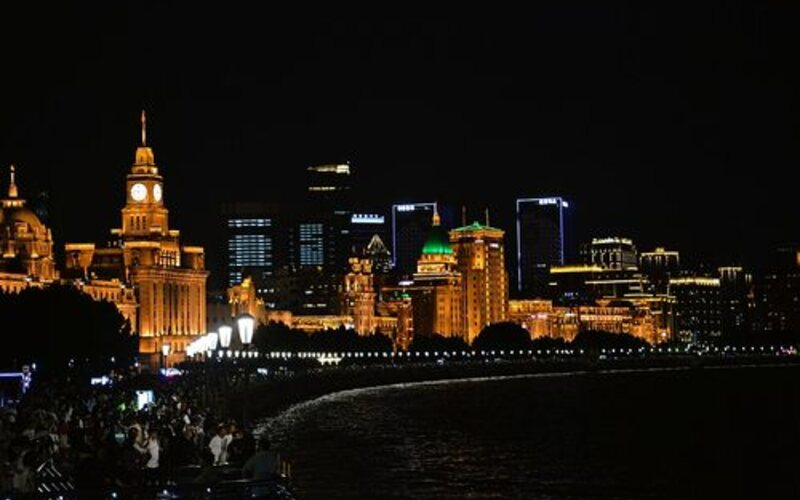
#> input picture travel-planner/native-amap/web/images/city.jpg, 800 x 500 px
$ python -i cv_utils.py   (imports and definitions only)
#> lines starting #> are read from the running program, lines starting #| are printed output that depends on the picture; after the words box and inside, x2 and y2 are one past the last pixel; in counts of white or black regions, pixels touching at a corner belong together
# -*- coding: utf-8 -*-
"""
通用 CV 工具：局部形变 warp、掩码、像素化、mock 卡通化。
所有函数输入/输出均为 RGB uint8 ndarray。
"""
from typing import Optional, Sequence, Tuple

import cv2
import numpy as np

Pt = Tuple[float, float]


# ---------- 形变 ----------
# [91 lines left out: functions local_translation_warp, local_scale_warp, vertical_stretch, skin_mask_ycbcr, polygon_mask, not called in this run]


def soft_blend(base: np.ndarray, top: np.ndarray, mask: np.ndarray) -> np.ndarray:
    m = (mask.astype(np.float32) / 255.0)[..., None]
    return (top.astype(np.float32) * m + base.astype(np.float32) * (1 - m)).clip(0, 255).astype(np.uint8)


# ---------- 像素 & 卡通 ----------
def pixelate(img: np.ndarray, block: int) -> np.ndarray:
    """颗粒度 block（建议 4~48）。area 降采样 + nearest 还原。"""
    if block <= 1:
        return img
    h, w = img.shape[:2]
    small = cv2.resize(img, (max(1, w // block), max(1, h // block)), interpolation=cv2.INTER_AREA)
    return cv2.resize(small, (w, h), interpolation=cv2.INTER_NEAREST)


def posterize(img: np.ndarray, levels: int = 24) -> np.ndarray:
#> called with levels = 12
    levels = max(2, int(levels))
    div = 255.0 / (levels - 1)
    q = (img.astype(np.float32) / div).round() * div
    return np.clip(q, 0, 255).astype(np.uint8)
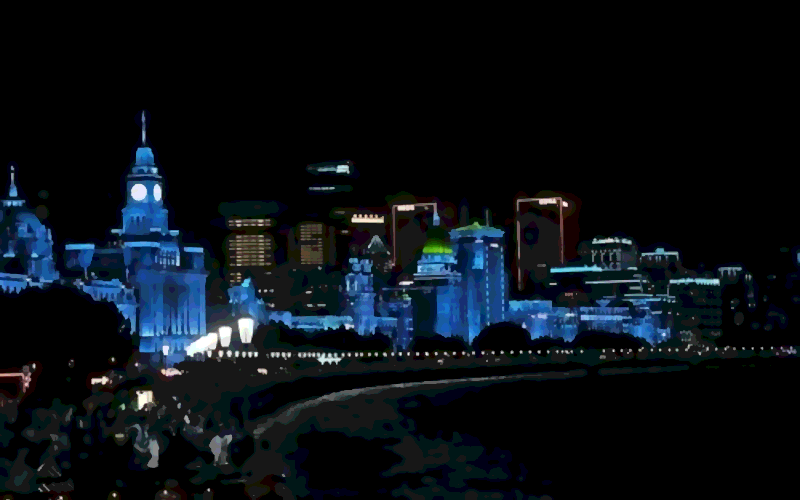
#> returned value: shape (500, 800, 3); mean of channels 0, 1, 2 21.6, 15.8, 9.9; drawn as B, G, R


def cartoon_mock(img: np.ndarray, pixel: int = 8) -> np.ndarray:
    """
    mock 模式降级演示（无 GPU 时用，打通链路）：双边滤波平滑 + 边缘描线 + 降色阶 + 像素块。
    生产请使用 sd / lite 路线（结果带 mode 标记，文档如实标注降级）。
    """
    smooth = cv2.bilateralFilter(img, d=9, sigmaColor=60, sigmaSpace=60)
    smooth = cv2.bilateralFilter(smooth, d=9, sigmaColor=60, sigmaSpace=60)
    smooth = posterize(smooth, levels=12)
    gray = cv2.cvtColor(img, cv2.COLOR_RGB2GRAY)
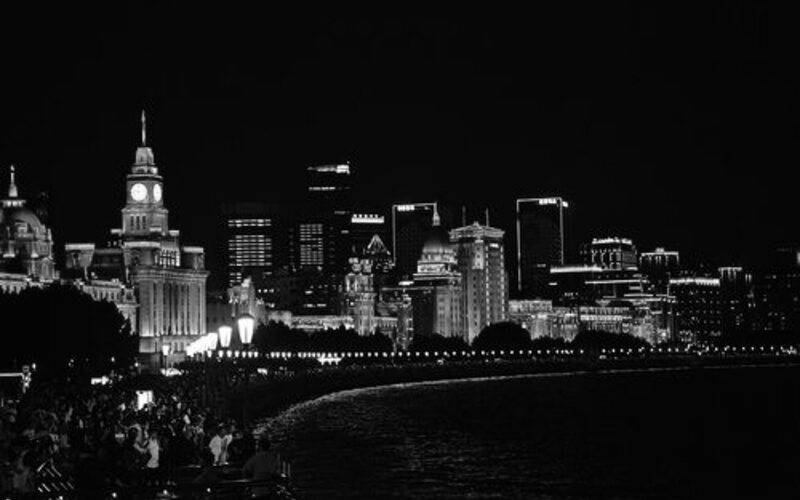
#> gray: shape (500, 800); min 0, max 255, mean 21.4
    edges = cv2.adaptiveThreshold(cv2.medianBlur(gray, 5), 255, cv2.ADAPTIVE_THRESH_MEAN_C,
                                  cv2.THRESH_BINARY, 9, 6)
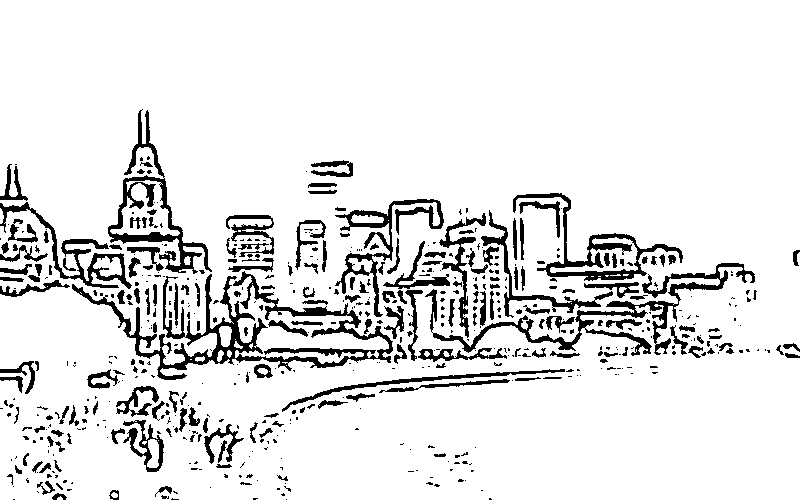
#> edges: shape (500, 800); 89.6% white; 561 black regions (367 under 20 px), largest, box (x1, y1, x2, y2) and area: (72, 271, 393, 380) 6327, (425, 263, 755, 356) 3740, (108, 109, 212, 274) 2735
    cartoon = cv2.bitwise_and(smooth, smooth, mask=edges)
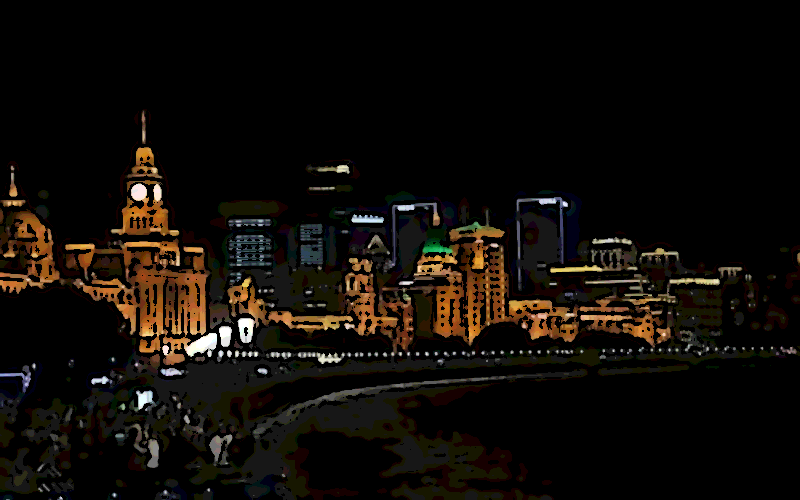
#> cartoon: shape (500, 800, 3); mean R, G, B 16.8, 12.6, 8.2
    cartoon = cv2.detailEnhance(cartoon, sigma_s=10, sigma_r=0.15)
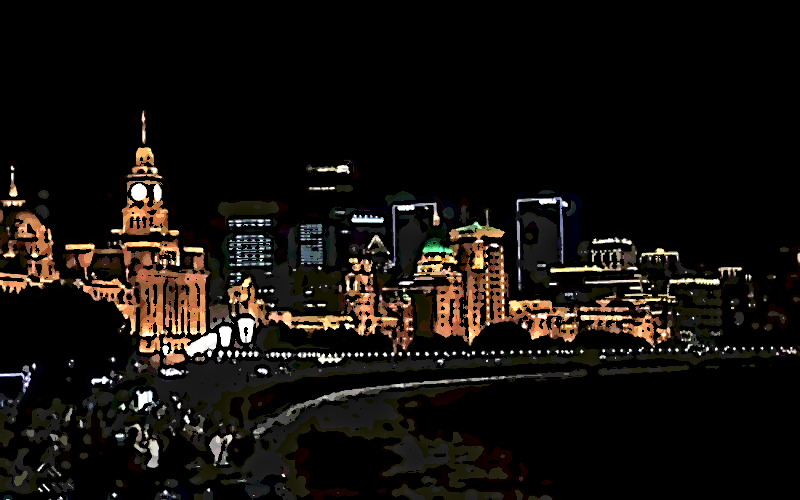
#> cartoon: shape (500, 800, 3); mean R, G, B 20.7, 17, 13.3
    return pixelate(cartoon, pixel)
#> in pixelate, `small = cv2.resize(img, (max(1, w // block), max(1, h // block)), inte..`:
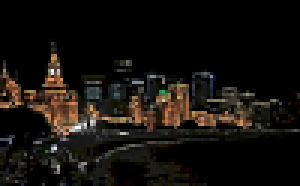
#> small: shape (62, 100, 3) (shown 3 times larger); mean R, G, B 20.7, 17, 13.3
#> in pixelate, `return cv2.resize(small, (w, h), interpolation=cv2.INTER_NEAREST)`:
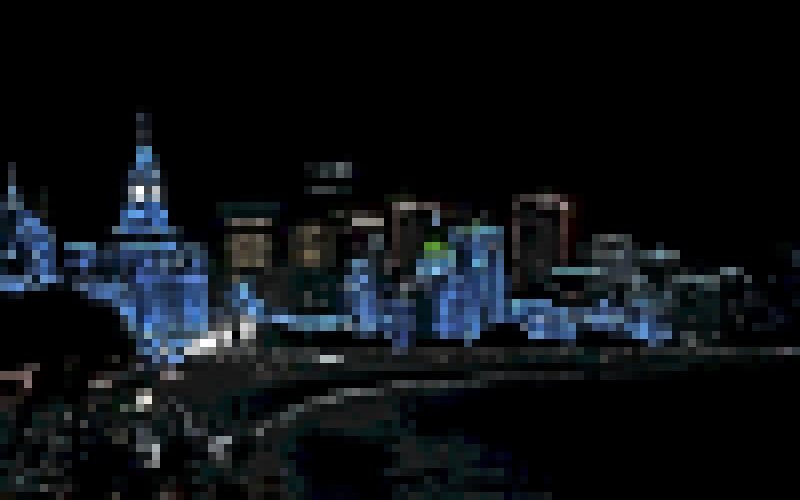
#> returned value: shape (500, 800, 3); mean of channels 0, 1, 2 20.6, 17, 13.3; drawn as B, G, R

>>> import cv2
>>> picture = cv2.cvtColor(cv2.imread('../../../travel-planner/native-amap/web/images/city.jpg'), cv2.COLOR_BGR2RGB)
>>> result = cartoon_mock(picture)
